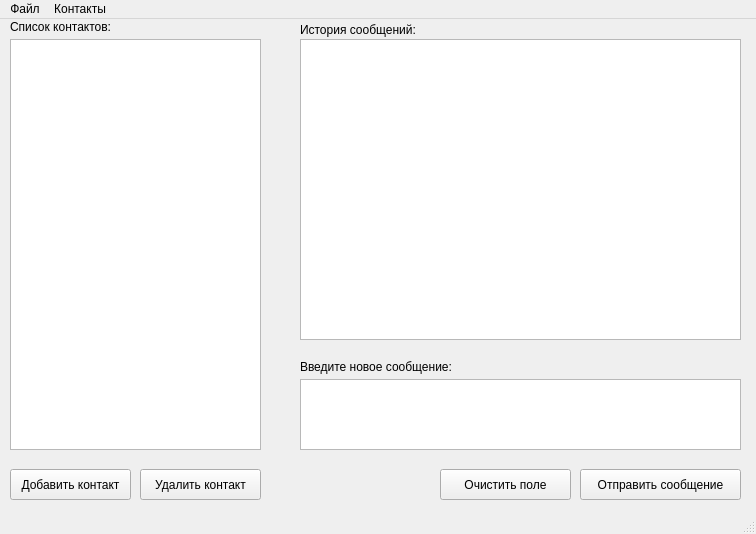
<?xml version="1.0" encoding="UTF-8"?>
<ui version="4.0">
 <class>MainClientWindow</class>
 <widget class="QMainWindow" name="MainClientWindow">
  <property name="geometry">
   <rect>
    <x>0</x>
    <y>0</y>
    <width>756</width>
    <height>534</height>
   </rect>
  </property>
  <property name="minimumSize">
   <size>
    <width>756</width>
    <height>534</height>
   </size>
  </property>
  <property name="windowTitle">
   <string>Чат Программа alpha release</string>
  </property>
  <widget class="QWidget" name="centralwidget">
   <widget class="QLabel" name="label_contacts">
    <property name="geometry">
     <rect>
      <x>10</x>
      <y>0</y>
      <width>101</width>
      <height>16</height>
     </rect>
    </property>
    <property name="text">
     <string>Список контактов:</string>
    </property>
   </widget>
   <widget class="QPushButton" name="btn_add_contact">
    <property name="geometry">
     <rect>
      <x>10</x>
      <y>450</y>
      <width>121</width>
      <height>31</height>
     </rect>
    </property>
    <property name="text">
     <string>Добавить контакт</string>
    </property>
   </widget>
   <widget class="QPushButton" name="btn_remove_contact">
    <property name="geometry">
     <rect>
      <x>140</x>
      <y>450</y>
      <width>121</width>
      <height>31</height>
     </rect>
    </property>
    <property name="text">
     <string>Удалить контакт</string>
    </property>
   </widget>
   <widget class="QLabel" name="label_history">
    <property name="geometry">
     <rect>
      <x>300</x>
      <y>0</y>
      <width>391</width>
      <height>21</height>
     </rect>
    </property>
    <property name="text">
     <string>История сообщений:</string>
    </property>
   </widget>
   <widget class="QTextEdit" name="text_message">
    <property name="geometry">
     <rect>
      <x>300</x>
      <y>360</y>
      <width>441</width>
      <height>71</height>
     </rect>
    </property>
   </widget>
   <widget class="QLabel" name="label_new_message">
    <property name="geometry">
     <rect>
      <x>300</x>
      <y>340</y>
      <width>171</width>
      <height>16</height>
     </rect>
    </property>
    <property name="text">
     <string>Введите новое сообщение:</string>
    </property>
   </widget>
   <widget class="QListView" name="list_contacts">
    <property name="geometry">
     <rect>
      <x>10</x>
      <y>20</y>
      <width>251</width>
      <height>411</height>
     </rect>
    </property>
   </widget>
   <widget class="QListView" name="list_messages">
    <property name="geometry">
     <rect>
      <x>300</x>
      <y>20</y>
      <width>441</width>
      <height>301</height>
     </rect>
    </property>
   </widget>
   <widget class="QPushButton" name="btn_send">
    <property name="geometry">
     <rect>
      <x>580</x>
      <y>450</y>
      <width>161</width>
      <height>31</height>
     </rect>
    </property>
    <property name="text">
     <string>Отправить сообщение</string>
    </property>
   </widget>
   <widget class="QPushButton" name="btn_clear">
    <property name="geometry">
     <rect>
      <x>440</x>
      <y>450</y>
      <width>131</width>
      <height>31</height>
     </rect>
    </property>
    <property name="text">
     <string>Очистить поле</string>
    </property>
   </widget>
  </widget>
  <widget class="QMenuBar" name="menubar">
   <property name="geometry">
    <rect>
     <x>0</x>
     <y>0</y>
     <width>756</width>
     <height>30</height>
    </rect>
   </property>
   <widget class="QMenu" name="menu">
    <property name="title">
     <string>Файл</string>
    </property>
    <addaction name="menu_exit"/>
   </widget>
   <widget class="QMenu" name="menu_2">
    <property name="title">
     <string>Контакты</string>
    </property>
    <addaction name="menu_add_contact"/>
    <addaction name="menu_del_contact"/>
    <addaction name="separator"/>
   </widget>
   <addaction name="menu"/>
   <addaction name="menu_2"/>
  </widget>
  <widget class="QStatusBar" name="statusBar"/>
  <action name="menu_exit">
   <property name="text">
    <string>Выход</string>
   </property>
  </action>
  <action name="menu_add_contact">
   <property name="text">
    <string>Добавить контакт</string>
   </property>
  </action>
  <action name="menu_del_contact">
   <property name="text">
    <string>Удалить контакт</string>
   </property>
  </action>
 </widget>
 <resources/>
 <connections>
  <connection>
   <sender>btn_clear</sender>
   <signal>clicked()</signal>
   <receiver>text_message</receiver>
   <slot>clear()</slot>
   <hints>
    <hint type="sourcelabel">
     <x>541</x>
     <y>481</y>
    </hint>
    <hint type="destinationlabel">
     <x>547</x>
     <y>416</y>
    </hint>
   </hints>
  </connection>
 </connections>
</ui>
